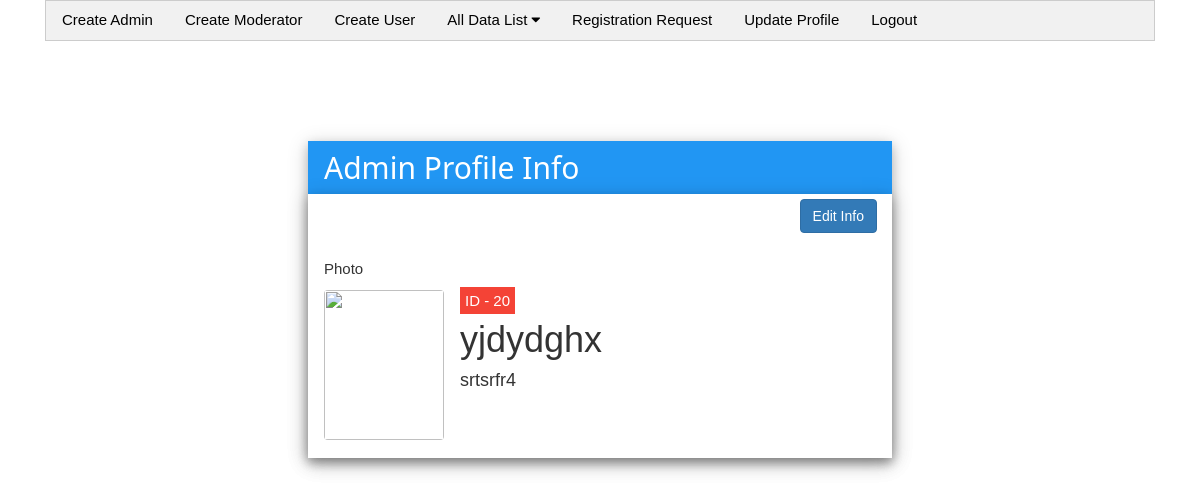
Screenshot of /views/SEIPXXXX/Admin/view.php?id=20 with the database file from the repository.
### tables this page shows
CREATE TABLE `tbl_book_title` (
  `id` int(11) NOT NULL,
  `admin_name` varchar(100) NOT NULL,
  `admin_email` varchar(100) NOT NULL,
  `admin_password` varchar(100) NOT NULL,
  `book_image` varchar(100) NOT NULL,
  `is_trashed` varchar(20) NOT NULL DEFAULT 'No'
);

### src/BABYTIKA/SEIPXXXX/Admin/Admin.php (called while the page is built, shortened)
<?php
class Admin extends Database
{
    public $id;
    public function setData($postArray){
        if(array_key_exists("id",$postArray)){
            $this->id = $postArray['id'];
        }
    }
     public function view(){
            $query = "SELECT * FROM `tbl_book_title` WHERE `id`=".$this->id;
            $STH = $this->DBH->query($query);
            $STH->setFetchMode(PDO::FETCH_OBJ);
            $singleData = $STH->fetch();
            return $singleData;
        }
}

### src/BABYTIKA/SEIPXXXX/Model/Database.php (called while the page is built, shortened)
<?php
class Database{
    public $username="root";
    public $password="";
    public function __construct()
    {
        try {
            $this->DBH = new PDO("mysql:host=localhost;dbname=db_atomic_project", $this->username, $this->password);
        }
        catch(PDOException $e) {
            echo $e->getMessage();
        }
    }
}

### views/SEIPXXXX/Admin/view.php (the view, shortened to what this page needs)
<?php
    $obj = new Admin();
    $obj->setData($_GET);
    $singleData = $obj->view();
?>
<!doctype html>
<html lang="en">
    <head>
        <link rel="stylesheet" href="../../../resource/assets/bootstrap/css/bootstrap.min.css">
        <link rel="stylesheet" href="../../../resource/assets/w3css/4/w3.css">
        <link rel="stylesheet" href="../../../resource/assets/font-awesome-4.7.0/css/font-awesome.min.css">
    </head>
    <body>
    <div class="container">
        <div class="col-md-12">
            <div class="w3-bar w3-border w3-light-grey">
                        <a href="create.php" class="w3-bar-item w3-button" style="text-decoration: none">Create Admin</a>
                        <a href="create_moderator.php" class="w3-bar-item w3-button" style="text-decoration: none">Create Moderator</a>
                        <a href="create_user.php" class="w3-bar-item w3-button" style="text-decoration: none">Create User</a>
                        <div class="w3-dropdown-hover">
                            <button class="w3-button" style="text-decoration: none">
                                All Data List <i class="fa fa-caret-down"></i>
                            </button>
                        </div>
                        <a href="#" class="w3-bar-item w3-button" style="text-decoration: none">Registration Request</a>
                        <a href="#" class="w3-bar-item w3-button" style="text-decoration: none">Update Profile</a>
                        <span style="text-align: right">
                            <a href= "../User/Authentication/logout.php" class="w3-bar-item w3-button" style="text-decoration: none"> Logout </a>
                        </span>
            </div>
        </div>
    </div>
    <div class="w3-container">
        <div class="w3-row">
            <div style="min-height: 100px;"></div>
            <div class="w3-card-4 w3-half">
                <header class="w3-container w3-blue">
                    <h2>Admin Profile Info</h2>
                </header>
                <?php
                    echo "
                        <div class='col-md-12' style='margin-top: 5px; text-align: right;'>
                            <a href='edit.php?id=$singleData->id' type='button' class='btn btn-primary'>Edit Info</a>
                        </div>
                        <ul class='w3-ul w3-card-4'>
                            <li class='w3-padding-64'>
                                <p>Photo</p>
                                <img src='../../../images/shatkahon.jpg' class='w3-left w3-round w3-margin-right' style='width:120px; height: 150px'>
                                <span class='w3-label-lg w3-red' style='padding: 5px'>ID - $singleData->id</span><br>
                                <span class='w3-xxlarge'>$singleData->admin_name</span><br>
                                <span class='w3-large'>$singleData->admin_email</span>
                            </li>
                        </ul>
                    ";
                ?>
            </div>
        </div>
    </div>
</body>
</html>

### resource/assets/w3css/4/w3.css (style rules this page uses)
html { box-sizing:border-box }
*,*:before,*:after { box-sizing:inherit }
html { -ms-text-size-adjust:100%;-webkit-text-size-adjust:100% }
body { margin:0 }
article,aside,details,figcaption,figure,footer,header,main,menu,nav,section,summary { display:block }
a { background-color:transparent;-webkit-text-decoration-skip:objects }
img { border-style:none }
button,input,select,textarea { font:inherit;margin:0 }
button,input { overflow:visible }
button,select { text-transform:none }
button,html [type=button],[type=reset],[type=submit] { -webkit-appearance:button }
html,body { font-family:Verdana,sans-serif;font-size:15px;line-height:1.5 }
html { overflow-x:hidden }
h2 { font-size:30px }
h1,h2,h3,h4,h5,h6 { font-family:"Segoe UI",Arial,sans-serif;font-weight:400;margin:10px 0 }
img { margin-bottom:-5px }
a { color:inherit }
.w3-btn,.w3-button { border:none;display:inline-block;outline:0;padding:8px 16px;vertical-align:middle;overflow:hidden;text-decoration:none;color:inherit;background-color:inherit;text-align:center;cursor:pointer;white-space:nowrap }
.w3-btn,.w3-button { -webkit-touch-callout:none;-webkit-user-select:none;-khtml-user-select:none;-moz-user-select:none;-ms-user-select:none;user-select:none }
.w3-ul { list-style-type:none;padding:0;margin:0 }
.w3-ul li { padding:8px 16px;border-bottom:1px solid #ddd }
.w3-ul li:last-child { border-bottom:none }
.w3-dropdown-click,.w3-dropdown-hover { position:relative;display:inline-block;cursor:pointer }
.w3-bar { width:100%;overflow:hidden }
.w3-bar .w3-bar-item { padding:8px 16px;float:left;width:auto;border:none;outline:none;display:block }
.w3-bar .w3-dropdown-hover,.w3-bar .w3-dropdown-click { position:static;float:left }
.w3-bar .w3-button { white-space:normal }
.w3-container:after,.w3-container:before,.w3-panel:after,.w3-panel:before,.w3-row:after,.w3-row:before,.w3-row-padding:after,.w3-row-padding:before, .w3-cell-row:before,.w3-cell-row:after,.w3-clear:after,.w3-clear:before,.w3-bar:before,.w3-bar:after { content:"";display:table;clear:both }
.w3-col,.w3-half,.w3-third,.w3-twothird,.w3-threequarter,.w3-quarter { float:left;width:100% }
@media (min-width:601px) { .w3-col.m6,.w3-half { width:49.99999% } }
.w3-round,.w3-round-medium { border-radius:4px }
.w3-container,.w3-panel { padding:0.01em 16px }
.w3-card-4,.w3-hover-shadow:hover { box-shadow:0 4px 10px 0 rgba(0,0,0,0.2),0 4px 20px 0 rgba(0,0,0,0.19) }
.w3-large { font-size:18px!important }
.w3-xxlarge { font-size:36px!important }
.w3-border { border:1px solid #ccc!important }
.w3-margin-right { margin-right:16px!important }
.w3-padding-64 { padding-top:64px!important;padding-bottom:64px!important }
.w3-left { float:left!important }
.w3-blue,.w3-hover-blue:hover { color:#fff!important;background-color:#2196F3!important }
.w3-red,.w3-hover-red:hover { color:#fff!important;background-color:#f44336!important }
.w3-light-grey,.w3-hover-light-grey:hover,.w3-light-gray,.w3-hover-light-gray:hover { color:#000!important;background-color:#f1f1f1!important }

### rows the page displays
tbl_book_title: id "20", admin_name "yjdydghx", admin_email "srtsrfr4"
